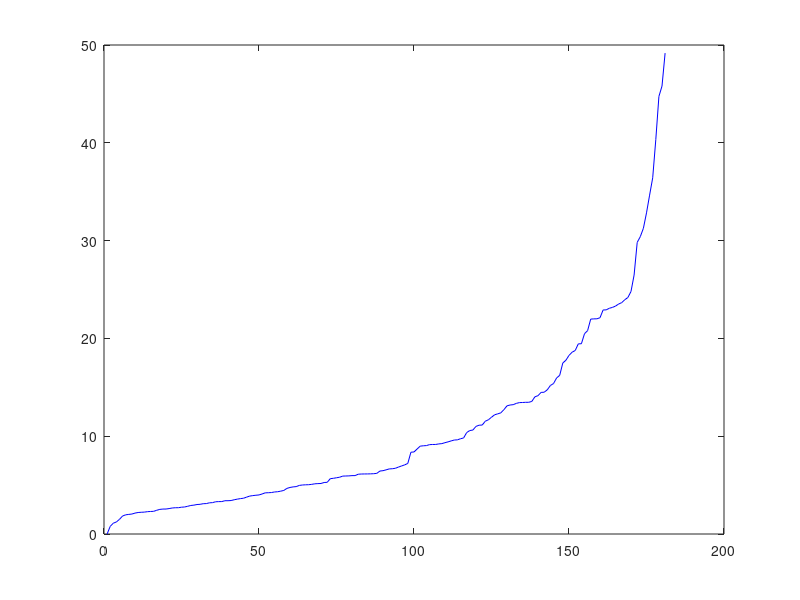

MATLAB code to generate this figure:
% err2.m


x = [14.506076779236235,19.882052903641092,9.422266871410732,5.166286172501179,8.147380455235915,4.327382758598158,4.981132253078514,12.0974518811311,20.571035329761916,8.37476104322693,3.924487262910071,7.075289481893717,14.328943424907473,7.110509073312482,7.943438671585068,3.5544137462922594,5.921513304930651,13.177339107413117,15.425414613026296,20.56538716072417,16.4917222050942,13.896746916749356,2.002731089606336,1.9605210836843086,3.5570773896610595,3.4637117488606246,2.6414678783312553,3.6054838819476083,6.198037371399464,0.7784100798965352,3.780059877887984,6.064961833389074,15.91499977313343,4.443939926242209,3.83705257461282,5.696698145793546,20.686634893470657,7.449784610257988,5.107900325087219,6.389887588921515,15.513487526128488,21.322063858563954,11.398028563820413,23.739148063363327,21.281687771670317,11.905601267175006,5.52066012426064,3.0407736006752675,3.5977423002703817,3.5652014624601356,5.53159828221047,3.80895121621449,5.651732777683414,8.954883295167802,11.157845783310826,2.2140187734165093,6.08451215994383,5.429448428684655,2.2227782627511306,5.823944017720263,4.231908871608488,6.141630974372083,13.928336831012876,15.428814602582392,9.498449992495875,3.5904286011261246,5.942015673170556,5.715638014812417,0,13.30851677748368,30.10605632843143,15.47589331917741,35.08637332982011,3.1010431197030055,18.394286797398443,4.346572036918798,4.090808559420932,20.410884569681684,2.518891279714972,5.660257266300929,4.496266837663463,5.947825083453763,8.797958671495895,6.753491287414361,3.8978936955079715,31.48670752906837,2.616586569053632,3.4033456513304388,4.31798789232017,22.452919389862643,1.5028770954387733,2.57179342437312,30.0418473282393,9.236525116724998,5.543991179661802,7.3695026969700965,13.378637974724759,15.412994801864878,7.7822506954204975,33.16629542729997,5.592351569469635,12.42179284982057,0,8.392274725624455,5.109737689964791,11.095598281267776,0,0];

y = [0.7564575081812517,1.33116740850559,0.389287500793081,0.17111907594455333,0.2708913700425335,0.18288397891926242,0.21051920100734134,0.653026459824614,0.8253954836442889,0.4902351535254622,0.2151656223313764,0.24207830261457372,0.6349626990471466,0.2585793896924252,0.25704743879546216,0.18292358047069096,0.2572520012985124,0.4652246003952263,0.49501914781233475,0.753232493236588,0.8646691297103847,0.8025601301735196,0.13716842452389463,0.13427907999216157,0.1555493229376318,0.12779076266724348,0.11782322455444444,0.20007214932537754,0.22341762157699846,0.04413528851001096,0.12342265719061934,0.245539622375931,0.5170196612580374,0.16299784061492992,0.14005989349665496,0.2641524213802384,0.43499581043888186,0.26556640679300475,0.12195097937718133,0.3774010452830849,0.8031451895779139,0.5161466200557263,0.43205641171896425,0.8262237793904136,1.6471980242033772,0.2817356130947263,0.34759676764114156,0.19442907973299,0.14007262618517818,0.18512703783129664,0.1839726620559002,0.13601135998586952,0.2208482311818838,0.265372366867349,0.32586327075527766,0.08499528034518354,0.17486806102556351,0.2060444713827062,0.07995543157386144,0.331469567311089,0.1832240288998114,0.21845022104729825,0.7139125249018273,0.5850932251599081,0.3601525209549494,0.16982014062087802,0.33313710437200567,0.3416054959466909,0.48152270507518247,1.1808632856318195,0.6196217732775056,1.6098035435740587,0.14112260042194616,0.9402578574788709,0.17230959997553086,0.21533625659428357,0.7035961451815623,0.13241409797130588,0.1980463815532644,0.2131606883585319,0.25532174420101994,0.3176117809067143,0.24217393172139043,0.1948819337517261,0.45737203781154934,0.07287801396992578,0.11485780807279355,0.1532154811362936,0.5796051096780912,0.06279561636856827,0.12123682683943701,0.8897238275486915,0.3850766821047765,0.2333175050617325,0.24226495270999687,0.45826770642757886,0.5172027228090608,0.2779589163793971,1.7872302768382016,0.2031971768661768,0.40254005858782266,0.5479363283382864,0.22081646635209126,0.3552382467881053,0,0];



y = [23.08179926703225,9.520438854364212,3.098357609766064,6.674432316477846,18.58862073826514,9.241832306588826,3.9252645011955947,7.069305871300155,14.028548827316182,5.931690081409886,5.751932245763983,5.919947560327478,11.680073590306261,14.478773283234771,21.997672653093495,2.0044972741876292,1.9622741221892699,3.6577331340546935,2.762594287546158,3.502314398208702,6.139828187940562,0.7776162477952882,4.816110828767467,5.266274922038221,3.56496365551441,5.165267791127529,13.466593340973764,6.65394326223189,4.758994335249292,17.48602742017773,24.18319190333558,24.80091888926473,18.76131768404676,14.496935704830626,6.437107764557939,3.187746247032924,3.314910892018817,2.951931760373963,5.040568076443165,3.7697827866887517,5.010539613854943,16.223800519342724,2.198365189827156,20.7944495613526,5.132938455588008,2.2223165833311986,11.939056516931759,4.38047088985481,6.14291143202654,15.954384866728708,9.740628133920135,6.151760320345977,4.969084669950266,3.619098536237502,23.658331871898522,10.632051211905713,10.57835572819662,4.091388875291388,9.820319714536899,2.5158678614548116,6.5594566735146005,4.6634939508417395,5.942295416902043,9.339831549246817,11.14055906231556,9.137183630196247,2.658948646425953,3.402986846872267,3.2076238505588623,6.71999921030771,1.5013140488483978,2.688357629308575,4.322285597029546,5.804489313028247,6.165705111204933,13.554499629140338,17.765894122482795,11.003400694575513,4.29737352072268,8.688403658927278,7.216578767207745,5.0757810008724435,11.125763106131949,12.71365380855802,0,23.513452520369842,23.955313759195878,8.984981109212633,11.532206165902283,14.144465335802288,13.104600742506857,3.422080255793601,2.6859028579684088,4.845996586096361,6.8449003010169855,21.97348162979346,13.435298001562863,9.212294704232306,5.695605512496488,3.963675517946017,13.445966641213193,15.18643437745629,32.83614627743526,26.48074863150222,14.746598202022861,9.04077013868745,12.38662007295317,2.5510294269375473,2.8355133361953486,3.296007490604473,8.38902816076923,3.8776258900200213,2.7408660309093658,6.133217713850841,2.2379491383329144,3.1104981261567546,9.156106910981388,2.282889489429735,2.6005052236687902,3.312249889622722,9.019699451638227,13.355512409818006,9.610025923540917,13.465407329392102,49.17254618657306,6.201161752748466,13.19020447609262,2.917266125272788,34.650807116978285,19.44338838995391,23.16760302476142,23.303190255015565,4.238963773194034,12.285546860467266,10.37431345388632,15.3825408873019,18.262721051717147,6.959119554176153,4.208727065584537,9.421460457485978,5.152959471314066,4.454281854940325,19.453436427305746,12.190299104018978,20.478557606273057,22.906543852554154,9.15290940799679,30.405862323743428,13.224700944426942,29.817101079415863,NaN,44.74093300742866,8.362545832964457,6.475737434563838,36.42145802965746,22.918219141882613,3.4039476128068586,45.79856471362194,31.26210576409714,3.035080291287212,2.3178443760731677,1.106008604129551,5.969100664153878,2.5529103042551844,2.0419926923320655,5.030461537015458,5.28538870669232,5.660121508370396,2.3036044204407595,6.112928765353614,22.112485899534768,2.425466410721746,4.22085712520561,3.0159610091679405,40.33397596604046,1.842113978763683,2.138033265799914,9.627422422307626,3.9938473531590253,1.2319967879653877,5.971146466088295,22.003184965397388];


y

x = sort(x);
y = sort(y);


hold off;
plot( x, 'r-' );
hold on;

hold off;
plot( y, 'b-' );



%hold on;
%plot( (scales2), rangesB, 'b-' );

%plot( log(scales), rangesA, 'r-' );
%hold on;
%plot( log(scales2), rangesB, 'b-' );


%plot(  scales, rangesC, 'm-' );
